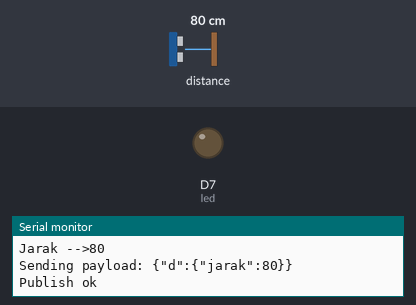
Bench run of a sketch on a simulated ESP8266 (NodeMCU). Shown: output pins drawn as LEDs (lit = HIGH), the last lines printed to the serial monitor. Wiring (inferred from the names in the program): ultrasonic range finder: trigger D4; echo D3. Inputs (shaded band) come from the test bench; at power-on: distance to the obstacle 80 cm. The echo pulse lasts 58.3 µs per cm; WiFi joins after 1.5 s; servers stay silent unless stated; no MQTT or app messages arrive unless stated; pins used as bus, display or sensor lines are not drawn.

Above: at 2.7 s.
2.8 s: distance to the obstacle set to 22 cm
4.3 s: distance to the obstacle set to 18 cm
At 5.1 s:
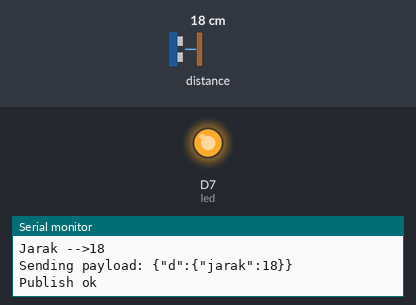
6.0 s: distance to the obstacle set to 35 cm
At 6.5 s:
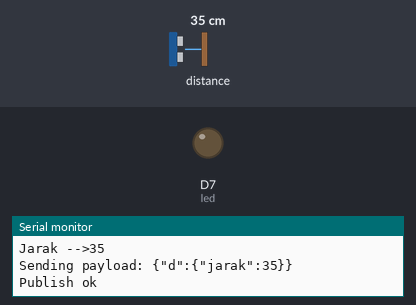
7.5 s: distance to the obstacle set to 2 cm
At 7.9 s:
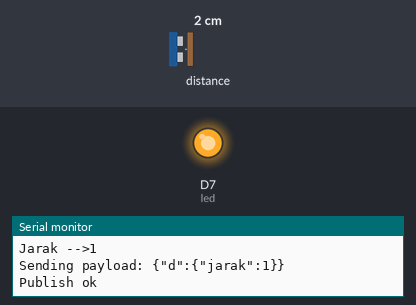
Timing chart, 0 to 10.0 s (numbered marks = the images above; inputs shaded):
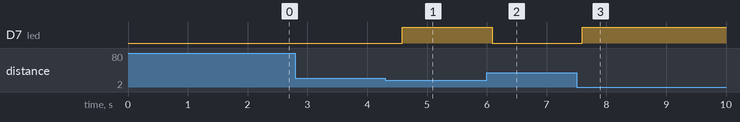

Measured:
- the behaviour switches between 21 and 20 cm on distance to the obstacle (found by bisection; images 0 and 1)
- after the input at 4.3 s, D7 (led): LOW → HIGH after 0.28 s
- after the input at 6.0 s, D7 (led): HIGH → LOW after 0.09 s
- after the input at 7.5 s, D7 (led): LOW → HIGH after 0.10 s

The sketch:

bluemix_distance.ino
```cpp
#include <ESP8266WiFi.h>
#include <PubSubClient.h>

//-------- Customise these values -----------
const char* ssid = "trixtear";
const char* password = "rafi456987";

int trig= D4;
int echo= D3;
int led=D7;
long durasi, jarak;

#define ORG "3gl80y"
#define DEVICE_TYPE "HC-SR04"
#define DEVICE_ID "Ultrasonic_Sensor"
#define TOKEN "ultrasonic"
//-------- Customise the above values --------

char server[] = ORG".messaging.internetofthings.ibmcloud.com";
char topic[] = "iot-2/evt/status/fmt/json";
char authMethod[] = "use-token-auth";
char token[] = TOKEN;
char clientId[] = "d:" ORG ":" DEVICE_TYPE ":" DEVICE_ID;

WiFiClient wifiClient;
PubSubClient client(server, 1883, NULL, wifiClient);

void setup() {

 pinMode(echo,INPUT);   //led1 sebagai OUTPUT
pinMode(trig,OUTPUT);//set pin13 as OUTPUT
pinMode(led, OUTPUT);
 Serial.begin(115200);
 Serial.println();

 Serial.print("Connecting to "); Serial.print(ssid);
 WiFi.begin(ssid, password);
 while (WiFi.status() != WL_CONNECTED) {
 delay(500);
 Serial.print(".");
 }
 Serial.println("");

 Serial.print("WiFi connected, IP address: "); Serial.println(WiFi.localIP());
}


void loop() {
  digitalWrite(trig, LOW);
delayMicroseconds(8);
digitalWrite(trig, HIGH);
delayMicroseconds(8);
digitalWrite(trig, LOW);
delayMicroseconds(8);


durasi= pulseIn(echo, HIGH);
jarak= (durasi/2) / 29.1;
Serial.print("Jarak -->");
Serial.println(jarak);
if(jarak<=20){
  digitalWrite(led, HIGH);
}else{
  digitalWrite(led,LOW);
}


 if (!client.connected()) {
 Serial.print("Reconnecting client to ");
 Serial.println(server);
 while (!client.connect(clientId, authMethod, token)) {
 Serial.print(".");
 delay(500);
 }
 Serial.println();
 }

 String payload = "{\"d\":{\"jarak\":";
 payload += jarak;
 payload += "}}";


 Serial.print("Sending payload: ");
 Serial.println(payload);

 if (client.publish(topic, (char*) payload.c_str())) {
 Serial.println("Publish ok");
 } else {
 Serial.println("Publish failed");
 }

 delay(500);
}
```
